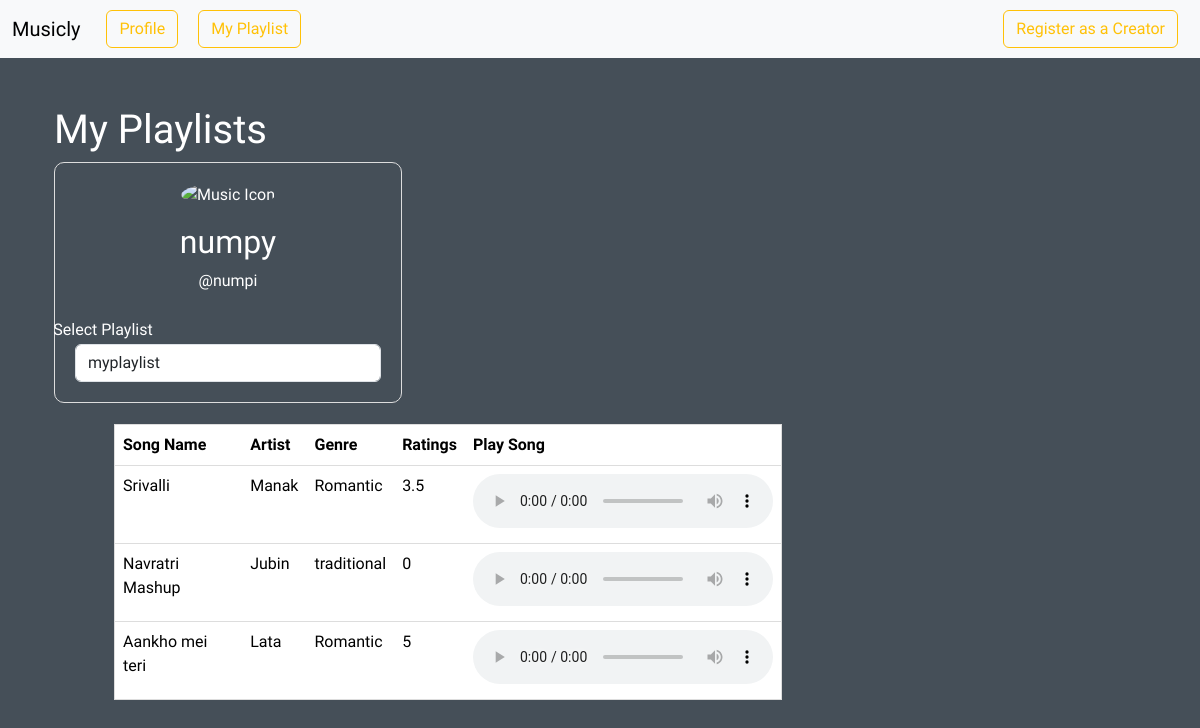
The app's page /playlist (signed in) with its own data.
### models.py (models this page shows, shortened)
class User(UserMixin, db.Model):
    __tablename__ = 'User'
    id = db.Column(db.Integer, primary_key = True)
    username = db.Column(db.String(32), unique = True, nullable=False)
    passhash = db.Column(db.String(512), nullable = False)
    name = db.Column(db.String(32), nullable=True)
    email = db.Column(db.String(120), unique =True, nullable = False)
    role = db.Column(db.String(26), nullable = False, default='User')
    is_admin = db.Column(db.Boolean, nullable=False, default=False)
    status = db.Column(db.String(16), nullable=False, default="white")
    @property
    def password(self):
        raise AttributeError("Password is not a readable attribute")

class Songs(db.Model):
    __tablename__ = 'Songs'
    id = db.Column(db.Integer, primary_key = True)
    name = db.Column(db.String(120), nullable=False)
    artist = db.Column(db.String(32))
    lyrics = db.Column(db.String(1024), nullable = False)
    rating = db.Column(db.Integer, nullable = False, default=0)
    genre = db.Column(db.String(26), nullable=False)
    filename = db.Column(db.String(255), nullable=False)
    imagepath = db.Column(db.String(255), nullable=False)
    album_id = db.Column(db.Integer, db.ForeignKey('Album.id'), nullable = False)
    CreatorId = db.Column(db.Integer, db.ForeignKey('User.id'), nullable = False)

### routes.py (the view)
@app.route('/playlist')
@auth_required
def playlist():
    user = User.query.get(session["user_id"])
    user_id = user.id
    playlists = db.session.query(Playlist).filter_by(owner = user_id).all()
    selected_playlist_id = request.args.get('playlist_id')
    selected_playlist = next((playlist for playlist in playlists if str(playlist.id) == selected_playlist_id), playlists[0])
    return render_template("playlist.html", user = user, playlists = playlists, selected_playlist=selected_playlist)

### routes.py (called while the page is built)
def auth_required(func):
    @wraps(func)
    def inner(*args, **kwargs):
        if "user_id" not in session:
            flash("Login required.", 'danger')
            return redirect(url_for("login"))
        return func(*args, **kwargs)
    return inner

### templates/playlist.html (shortened to what this page needs)
{% extends 'layout.html' %}
{% block content %}
<div class="container mt-5">
    <h1>My Playlists</h1>
    <div class="row">
        <div class="col-md-4">
            <div class="user-info">
                <img src="../static/images/ele.png" class="img-fluid rounded-circle mb-3" alt="Music Icon">
                <h2>{{ user.name }}</h2>
                <p>@{{ user.username }}</p>
                <p class="pt">Select Playlist</p>
                <select class="form-control" id="playlistDropdown" onchange="changePlaylist(this)">
                    {% for playlist in playlists %}
                        <option value="{{ playlist.id }}" {% if playlist.id == selected_playlist.id %}selected{% endif %}>{{ playlist.playlist_name }}</option>
                    {% endfor %}
                </select>
            </div>
        </div>
<div class="col-md-8 mt">
    <table class="table playlist-table">
        <thead>
            <tr>
                <th>Song Name</th>
                <th>Artist</th>
                <th>Genre</th>
                <th>Ratings</th>
                <th>Play Song</th>
            </tr>
        </thead>
        <tbody>
            {% if selected_playlist %}
                {% for song in selected_playlist.songs %}
                    <tr>
                        <td>{{ song.name }}</td>
                        <td>{{ song.artist }}</td>
                        <td>{{ song.genre }}</td>
                        <td>{{ song.rating }}</td>
                        <td>
                            <audio controls>
                                <source src="{{ url_for('static', filename='audios/' + song.filename) }}" type="audio/mpeg">
                            </audio>
                        </td>
                    </tr>
                {% endfor %}
            {% else %}
                <tr>
                    <td colspan="3">No playlist selected.</td>
                </tr>
            {% endif %}
        </tbody>
    </table>
</div>
{% endblock %}

### templates/layout.html (style rules this page uses)
body { margin: 0; padding: 0; font-family: 'Balsamiq Sans', 'cursive'; background-color: #454f58; color: #ffffff; }

### templates/playlist.html (style rules this page uses)
img { width: 200px; height: 200px; }
.mt { margin-left: 60px; width: 62%; }
.pt { margin-left: -250px; margin-top: 25px; margin-bottom: 2px; }
.user-info { border: 1px solid #ddd; padding: 20px; text-align: center; border-radius: 10px; margin-bottom: 20px; }
.playlist-table { margin-top: 1px; padding: 20px; border: 1px solid #ddd; border-radius: 10px; background-color: yellow; }

### records on screen
User: name "numpy", username "numpi"
Songs: name "Srivalli", artist "Manak", genre "Romantic", rating "3.5"
Songs: name "Navratri Mashup", artist "Jubin", genre "traditional", rating "0"
Songs: name "Aankho mei teri", artist "Lata", genre "Romantic", rating "5"

### other values on screen
form field value "myplaylist"
